Frame 1 (no input): blank canvas, image omitted
Frame 60 (no input): blank canvas, image omitted
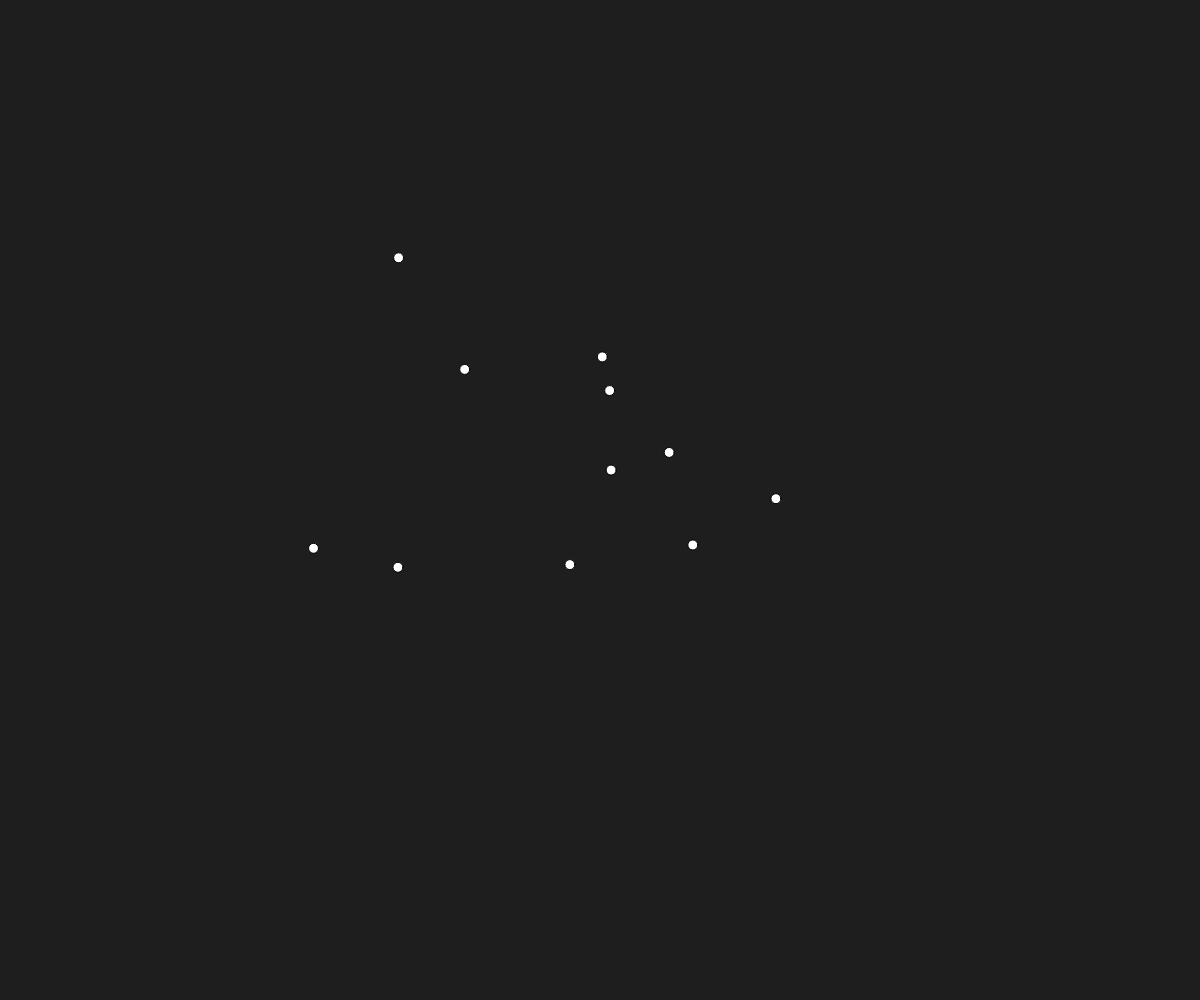
Frame 120 (the mouse pressed at the canvas centre since frame 60)

The p5.js sketch whose frames 1 and 60 were blank and that drew this single picture after the mouse press (run headless with seeded random() and noise() and a simulated clock; from frame 60 on, the mouse is pressed at the canvas centre):

// p5.js sketch
// ── sketch.js
// -
// caminatori 0.1 by Pietro [camminaotri, noise]
// 2020 © Pietro, Daniele @Fupete and the course DSII2020 at DESIGN.unirsm 
// github.com/dsii-2020-unirsm — github.com/peterbaru
// Educational purposes, MIT License, 2020, San Marino
// —

let Palline = []; // < array di linee
let n = 10; // < numero linee iniziali
let t = 0;

function preload() {
//
}

function setup() {
  createCanvas(windowWidth, windowHeight, P2D); // < P2D--> 2D
  background(30);

  // gruppo iniziale di palline
  for (let i=0; i<n; i++) {
    Palline.push(new Astronave(i)); // < push al quale è possibile tornare
  }
}

function draw() {
  background(30);

  push(); // < equivalente di pushMatrix in Processing
  translate(0,0); //0);

  // mostra gruppo di palline
  for (var i=0; i<Palline.length; i++) {
      Palline[i].mostrati();
      Palline[i].spostati();
    }
  pop();
}

// aggiungi camminatori se premi il mouse
function mousePressed() {
  Palline.push(new Astronave(Palline.length));
}

// togli ultimo camminatore se premi un tasto
function keyPressed() {
  Palline.pop();
}


// definizione della classe Linea
function Astronave(_id) {

  // dati e costruttore
  this.id = _id;

  // funzionalità
  this.mostrati = function() {
    ellipse(this.x,this.y, 10, 10);
  }

  this.spostati = function() {

  //  this.x += 10 * random(-1,1);
  //  this.y += 10 * random(-1,1);
      this.x = (width * noise(t + 5 + _id));
      this.y = (height * noise(t + 25 + _id));

      //incremento
      t = t + 0.001;
  }
}


//da inserire sempre utilizzando windoWidth
//se ridimensiona la finestra ricalcola width e height canvas
function windowResized() {
  resizeCanvas(windowWidth, windowHeight);
}
